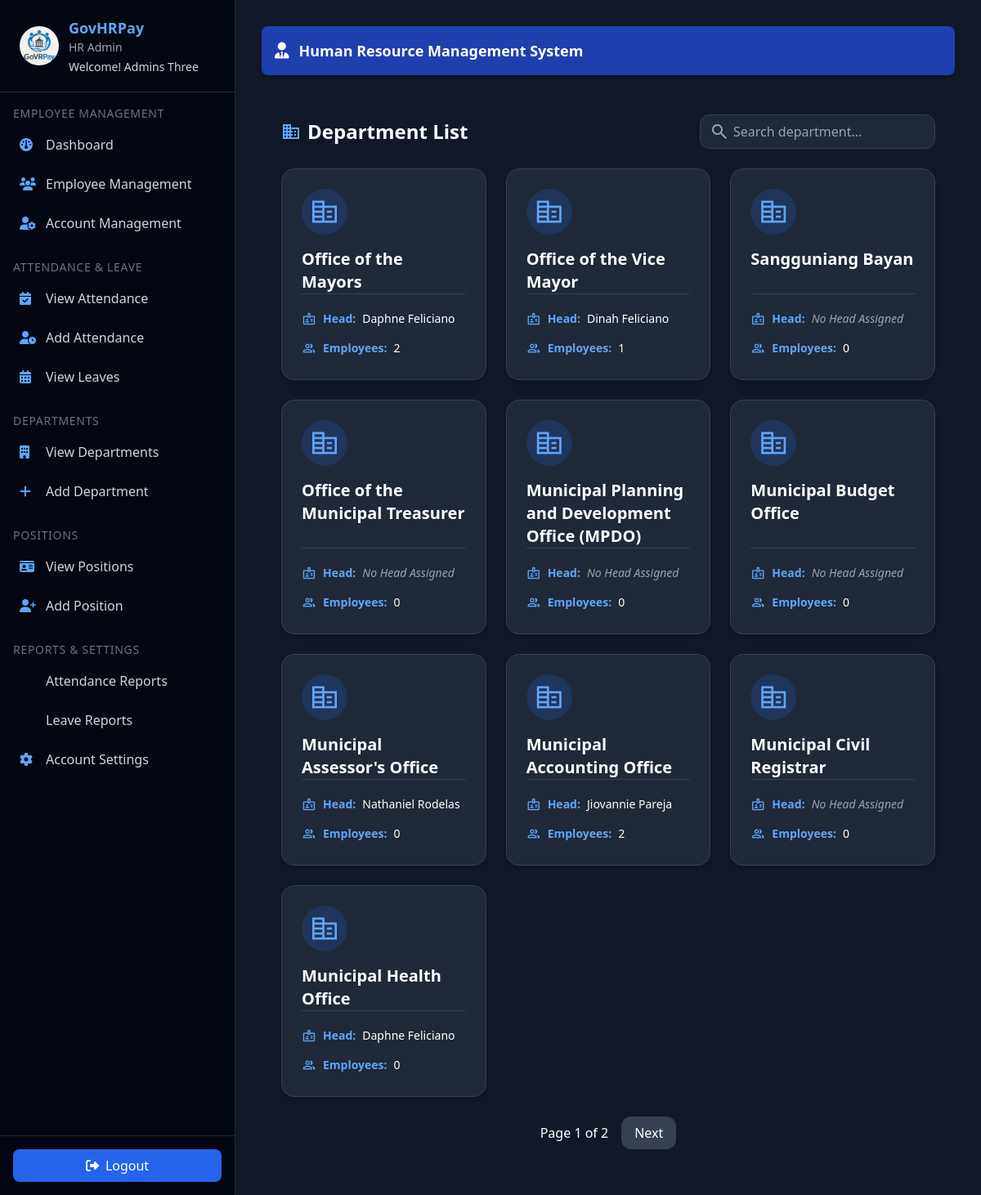
Page /hr/admin/departments (signed in) on the committed database.
### hr_system/hr/models/user.py (models this page shows, shortened)
class User(UserMixin, db.Model):
    id = db.Column(db.Integer, primary_key=True)
    email = db.Column(db.String(150), unique=True, nullable=False)
    password = db.Column(db.String(150), nullable=False)
    first_name = db.Column(db.String(100), nullable=False)
    last_name = db.Column(db.String(100), nullable=False)
    role = db.Column(db.String(50), nullable=False, default="employee")
    department_id = db.Column(
        db.Integer, db.ForeignKey('department.id', name='fk_user_department_id')
    )
    position = db.Column(db.String(100))
    active = db.Column(db.Boolean, default=True)
    created_at = db.Column(db.DateTime, default=datetime.utcnow)
    last_login = db.Column(db.DateTime)
    managed_department = db.relationship(
        "Department",
        back_populates="head",
        uselist=False,
        foreign_keys="[Department.head_id]"
    )
    employee_profile = db.relationship(
        "Employee",
        back_populates="user",
        uselist=False
    )
    approved_leaves = db.relationship(
        "Leave",
        back_populates="approver",
        lazy=True,
        foreign_keys="[Leave.approved_by]"
    )
    department = db.relationship(
        "Department",
        backref="users",
        foreign_keys=[department_id]
    )
    def get_full_name(self):
        return f"{self.first_name} {self.last_name}"

### hr_system/hr/models/hr_models.py (models this page shows, shortened)
class Department(db.Model):
    __tablename__ = "department"
    id = db.Column(db.Integer, primary_key=True)
    name = db.Column(db.String(100), unique=True, nullable=False)
    description = db.Column(db.Text)
    head_id = db.Column(db.Integer, db.ForeignKey("user.id", name="fk_department_head_id"))
    created_at = db.Column(db.DateTime, default=datetime.utcnow)
    head = db.relationship("User", back_populates="managed_department", foreign_keys=[head_id])
    employees = db.relationship("Employee", back_populates="department", lazy=True)
    positions = db.relationship("Position", back_populates="department", lazy=True)

### hr_system/hr/routes/hr_admin_routes.py (the view)
@hr_admin_bp.route('/departments')
@login_required
@admin_required
def view_departments():
    page = request.args.get('page', 1, type=int)
    search_query = request.args.get('search', '', type=str)
    query = Department.query
    if search_query:
        query = query.filter(Department.name.ilike(f'%{search_query}%'))
    departments = query.paginate(page=page, per_page=10)
    employee_counts = dict(
        db.session.query(
            Employee.department_id,
            func.count(Employee.id)
        ).group_by(Employee.department_id).all()
    )
    if request.headers.get('X-Requested-With') == 'XMLHttpRequest':
        return render_template(
            'hr/admin/_department_cards.html',
            departments=departments,
            employee_counts=employee_counts
        )
    return render_template(
        'hr/admin/admin_view_departments.html',
        departments=departments,
        employee_counts=employee_counts
    )

### hr_system/hr/__init__.py (called while the page is built)
@login_manager.user_loader
def load_user(user_id):
    return User.query.get(int(user_id))

### hr_system/hr/utils.py (called while the page is built)
def admin_required(f):
    @wraps(f)
    def decorated_function(*args, **kwargs):
        if not current_user.is_authenticated or current_user.role != 'hr_admin':
            return jsonify({'error': 'Admin access required'}), 403
        return f(*args, **kwargs)
    return decorated_function

### templates/hr/admin/admin_view_departments.html (shortened to what this page needs)
{% extends 'hr/admin/admin_base.html' %}
{% block content %}
<main class="p-6 space-y-6 text-white">
  <header class="flex flex-col sm:flex-row sm:items-center sm:justify-between mb-6 gap-4">
    <h1 class="text-2xl font-bold flex items-center gap-2">
      <span class="material-symbols-outlined text-blue-400">business</span>
      Department List
    </h1>
    <form method="get" action="{{ url_for('hr_admin.view_departments') }}" class="relative w-full sm:w-72">
      <input
        type="text"
        name="search"
        value="{{ request.args.get('search', '') }}"
        placeholder="Search department..."
        class="w-full bg-gray-800 text-white border border-gray-700 rounded-xl py-2 pl-10 pr-4 focus:outline-none focus:ring-2 focus:ring-blue-500"
      />
      <span class="material-symbols-outlined absolute left-3 top-1/2 transform -translate-y-1/2 text-gray-400">
      </span>
    </form>
  </header>
  {% if departments.items %}
  <div class="grid grid-cols-1 sm:grid-cols-2 lg:grid-cols-3 xl:grid-cols-4 gap-6">
    {% for dept in departments.items %}
    <a
      href="{{ url_for('hr_admin.department_details', department_id=dept.id) }}"
      class="group bg-gray-800 hover:shadow-[0_0_20px_4px_rgba(64,112,244,0.4)] hover:-translate-y-1 transition-all duration-300 p-6 rounded-2xl shadow-lg flex flex-col justify-between border border-gray-700 hover:border-blue-500"
    >
      <div class="flex flex-col items-start space-y-4">
        <div class="flex items-center justify-center w-14 h-14 rounded-full bg-blue-600 bg-opacity-20 text-blue-400 group-hover:bg-opacity-30 transition">
          <span class="material-symbols-outlined text-4xl">corporate_fare</span>
        </div>
        <h2 class="text-xl font-semibold">{{ dept.name }}</h2>
      </div>
      <div class="mt-auto pt-4 space-y-2 text-sm border-t border-gray-700 w-full">
        <p class="flex items-center gap-2">
          <span class="material-symbols-outlined text-blue-400 text-lg">badge</span>
          <span class="font-semibold text-blue-400">Head:</span>
          {% if dept.head %}
            {{ dept.head.get_full_name() }}
          {% else %}
            <em class="text-gray-400">No Head Assigned</em>
          {% endif %}
        </p>
        <p class="flex items-center gap-2">
          <span class="material-symbols-outlined text-blue-400 text-lg">group</span>
          <span class="font-semibold text-blue-400">Employees:</span>
          {{ employee_counts.get(dept.id, 0) }}
        </p>
      </div>
    </a>
    {% endfor %}
  </div>
  <div class="flex justify-center items-center gap-4 mt-8">
    <span>Page {{ departments.page }} of {{ departments.pages }}</span>
    {% if departments.has_next %}
      <a href="{{ url_for('hr_admin.view_departments', page=departments.next_num, search=request.args.get('search')) }}"
         class="px-4 py-2 bg-gray-700 rounded-xl hover:bg-blue-600">Next</a>
    {% endif %}
  </div>
  {% else %}
  <p class="text-center text-gray-400 mt-6">No departments found.</p>
  {% endif %}
</main>
{% endblock %}

### templates/hr/admin/admin_base.html (shortened to what this page needs)
<!DOCTYPE html>
<html lang="en">
  <head>
    <link
      rel="stylesheet"
      href="https://cdnjs.cloudflare.com/ajax/libs/font-awesome/6.5.1/css/all.min.css"
    />
    <script src="https://cdn.tailwindcss.com"></script>
  </head>
  <body class="bg-gray-900 text-gray-100 flex flex-col md:flex-row min-h-screen font-sans">
    <aside
      id="sidebar"
      class="bg-gray-950 text-white w-64 sm:w-72 flex-shrink-0 fixed md:static inset-y-0 left-0 transform -translate-x-full md:translate-x-0 transition-transform duration-300 z-30 flex flex-col justify-between border-r border-gray-800 shadow-xl"
    >
      <div class="overflow-y-auto flex-grow">
        <div class="flex items-center gap-3 px-6 py-5 border-b border-gray-800 sticky top-0 bg-gray-950 z-10">
          <img
            src="{{ url_for('hr_admin.static', filename='img/logo2.avif') }}"
            alt="Logo"
            class="w-12 h-12 rounded-full object-cover"
          />
          <div>
            <h2 class="text-lg font-semibold text-blue-400">GovHRPay</h2>
            <p class="text-sm text-gray-400">HR Admin</p>
            <p class="text-sm text-gray-300 mt-1">
              Welcome! <span class="font-medium">{{ current_user.get_full_name() }}</span>
            </p>
          </div>
        </div>
        <nav class="mt-4 px-4 text-gray-300">
          {% for section, links in {
            "Employee Management": [
              ("fa-gauge", "Dashboard", "hr_admin.hr_dashboard"),
              ("fa-users", "Employee Management", "hr_admin.view_employees"),
              ("fa-user-gear", "Account Management", "hr_admin.view_users")
            ],
            "Attendance & Leave": [
              ("fa-calendar-check", "View Attendance", "hr_admin.attendance"),
              ("fa-user-clock", "Add Attendance", "hr_admin.add_attendance"),
              ("fa-calendar-days", "View Leaves", "hr_admin.view_leaves")
            ],
            "Departments": [
              ("fa-building", "View Departments", "hr_admin.view_departments"),
              ("fa-plus", "Add Department", "hr_admin.add_department")
            ],
            "Positions": [
              ("fa-id-card", "View Positions", "hr_admin.view_positions"),
              ("fa-user-plus", "Add Position", "hr_admin.add_position")
            ],
            "Reports & Settings": [
              ("fa-file-chart-column", "Attendance Reports", "hr_admin.attendance_report"),
              ("fa-file-chart-line", "Leave Reports", "hr_admin.leave_report"),
              ("fa-gear", "Account Settings", "hr_admin.profile")
            ]
          }.items() %}
          <div class="mb-6">
            <h3 class="text-sm uppercase tracking-wider text-gray-500 mb-2">{{ section }}</h3>
            <ul class="space-y-2">
              {% for icon, text, url in links %}
              <li>
                <a href="{{ url_for(url) }}" class="flex items-center gap-3 p-2 rounded-lg hover:bg-blue-700/40 transition">
                  <i class="fa-solid {{ icon }} text-blue-400 w-5"></i> {{ text }}
                </a>
              </li>
              {% endfor %}
            </ul>
          </div>
        </nav>
      </div>
      <div class="p-4 border-t border-gray-800">
        <button
          id="logoutBtn"
          class="flex items-center gap-2 w-full justify-center py-2 rounded-lg bg-blue-600 hover:bg-blue-700 transition"
        >
          <i class="fa-solid fa-right-from-bracket"></i> Logout
        </button>
      </div>
    </aside>
    <main class="flex-1 p-4 sm:p-6 md:p-8 overflow-y-auto bg-gray-900">
      <div class="bg-blue-800 text-white rounded-lg p-4 mb-6 flex flex-wrap gap-3 items-center justify-between shadow-md sticky top-0 z-10 hidden md:flex">
        <div class="flex items-center gap-3">
          <i class="fa-solid fa-user-tie text-xl"></i>
          <h1 class="text-lg font-semibold">Human Resource Management System</h1>
        </div>
      </div>
      {% block content %}{% endblock %}
    </main>
  </body>
</html>

### rows in the picture
User: get_full_name "Admins Three"
Department: name "Office of the Mayors", head.get_full_name "Daphne Feliciano", get "2"
Department: name "Office of the Vice Mayor", head.get_full_name "Dinah Feliciano", get "1"
Department: name "Sangguniang Bayan", shows "No Head Assigned", get "0"
Department: name "Office of the Municipal Treasurer", shows "No Head Assigned", get "0"
Department: name "Municipal Planning and Development Office (MPDO)", shows "No Head Assigned", get "0"
Department: name "Municipal Budget Office", shows "No Head Assigned", get "0"
Department: name "Municipal Assessor's Office", head.get_full_name "Nathaniel Rodelas", get "0"
Department: name "Municipal Accounting Office", head.get_full_name "Jiovannie Pareja", get "2"
Department: name "Municipal Civil Registrar", shows "No Head Assigned", get "0"
Department: name "Municipal Health Office", head.get_full_name "Daphne Feliciano", get "0"

### other values in the picture
{{ section }} "EMPLOYEE MANAGEMENT" "ATTENDANCE & LEAVE" "DEPARTMENTS" "POSITIONS" "REPORTS & SETTINGS"
{{ text }} "Dashboard" "Employee Management" "Account Management" "View Attendance" "Add Attendance" "View Leaves" "View Departments" "Add Department" "View Positions" "Add Position" "Attendance Reports" "Leave Reports" "Account Settings"
{{ departments.page }} "1"
{{ departments.pages }} "2"
